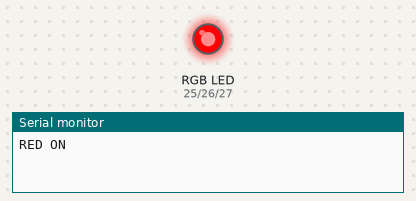
Simulated run of this sketch. Board: ESP32. Parts: an RGB LED mixed from three pins (HIGH = lit), the last lines printed to the serial monitor.

Above: at 0.5 s.
At 1.5 s:
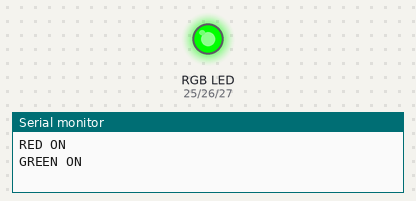
At 2.5 s:
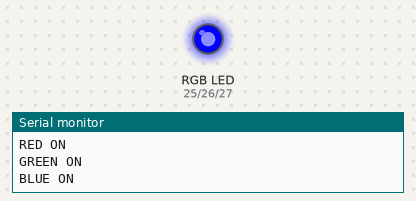
At 3.5 s:
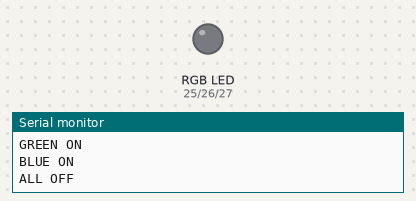
Timing chart, 0 to 5.2 s (numbered marks = the images above):
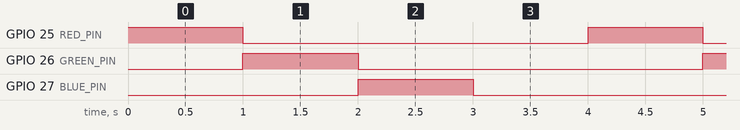

Measured:
- by itself, GPIO 25 (RED_PIN), GPIO 26 (GREEN_PIN), GPIO 27 (BLUE_PIN): alternates HIGH for 1.0 s and LOW for 3.0 s
- by itself, everything shown: repeats every 4.0 s, in 4 steps

The sketch:

rgb.ino
```cpp
#include <stdio.h>
#include "freertos/FreeRTOS.h"
#include "freertos/task.h"
#include "driver/gpio.h"

#define RED_PIN     GPIO_NUM_25
#define GREEN_PIN   GPIO_NUM_26
#define BLUE_PIN    GPIO_NUM_27

void app_main(void)
{
    gpio_reset_pin(RED_PIN);
    gpio_reset_pin(GREEN_PIN);
    gpio_reset_pin(BLUE_PIN);

    gpio_set_direction(RED_PIN, GPIO_MODE_OUTPUT);
    gpio_set_direction(GREEN_PIN, GPIO_MODE_OUTPUT);
    gpio_set_direction(BLUE_PIN, GPIO_MODE_OUTPUT);

    while (1)
    {
        // RED ON
        gpio_set_level(RED_PIN, 1);
        gpio_set_level(GREEN_PIN, 0);
        gpio_set_level(BLUE_PIN, 0);
        printf("RED ON\n");
        vTaskDelay(pdMS_TO_TICKS(1000));

        // GREEN ON
        gpio_set_level(RED_PIN, 0);
        gpio_set_level(GREEN_PIN, 1);
        gpio_set_level(BLUE_PIN, 0);
        printf("GREEN ON\n");
        vTaskDelay(pdMS_TO_TICKS(1000));

        // BLUE ON
        gpio_set_level(RED_PIN, 0);
        gpio_set_level(GREEN_PIN, 0);
        gpio_set_level(BLUE_PIN, 1);
        printf("BLUE ON\n");
        vTaskDelay(pdMS_TO_TICKS(1000));

        // ALL OFF
        gpio_set_level(RED_PIN, 0);
        gpio_set_level(GREEN_PIN, 0);
        gpio_set_level(BLUE_PIN, 0);
        printf("ALL OFF\n");
        vTaskDelay(pdMS_TO_TICKS(1000));
    }
}
```
